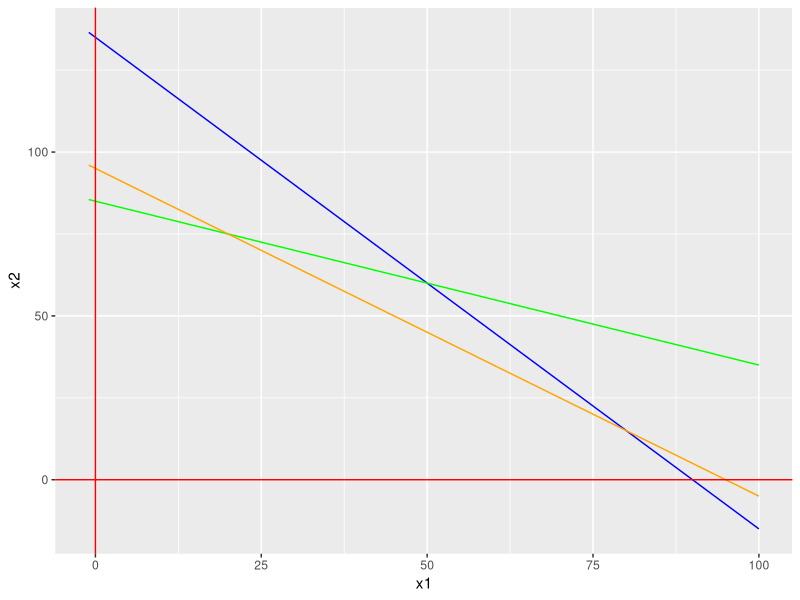
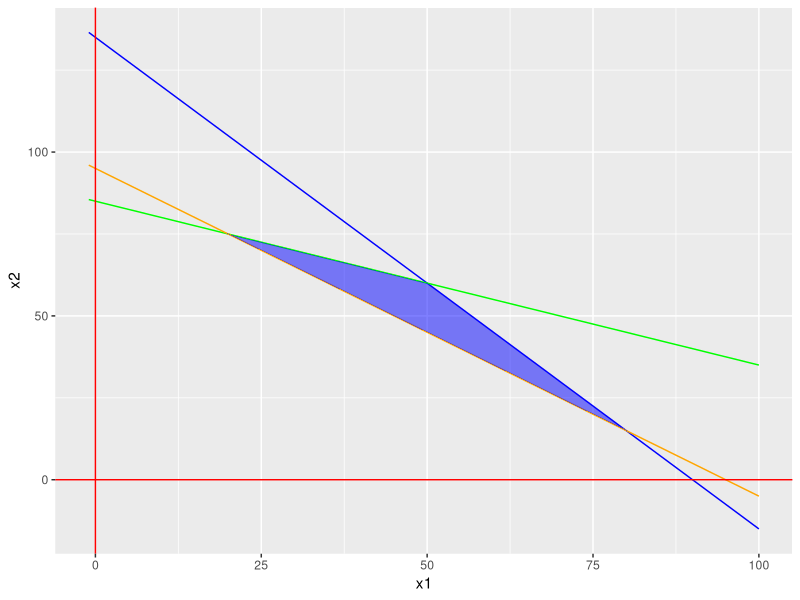
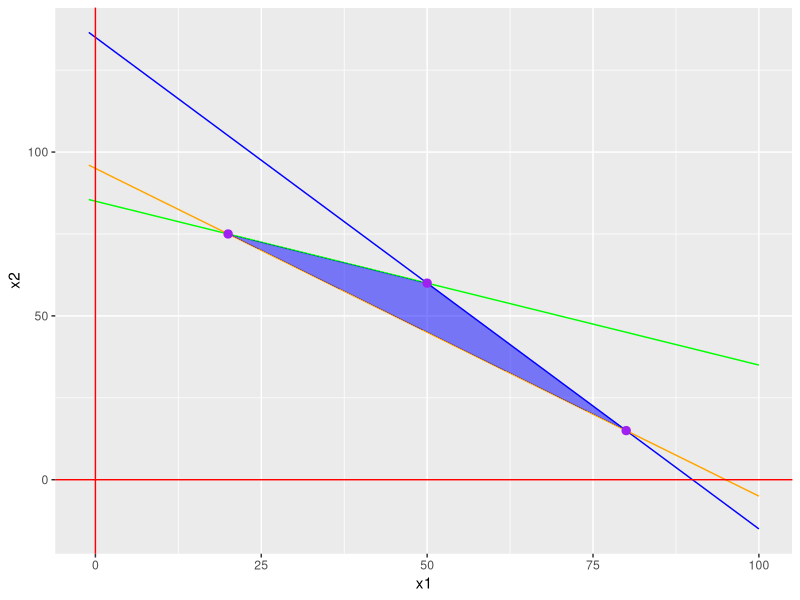
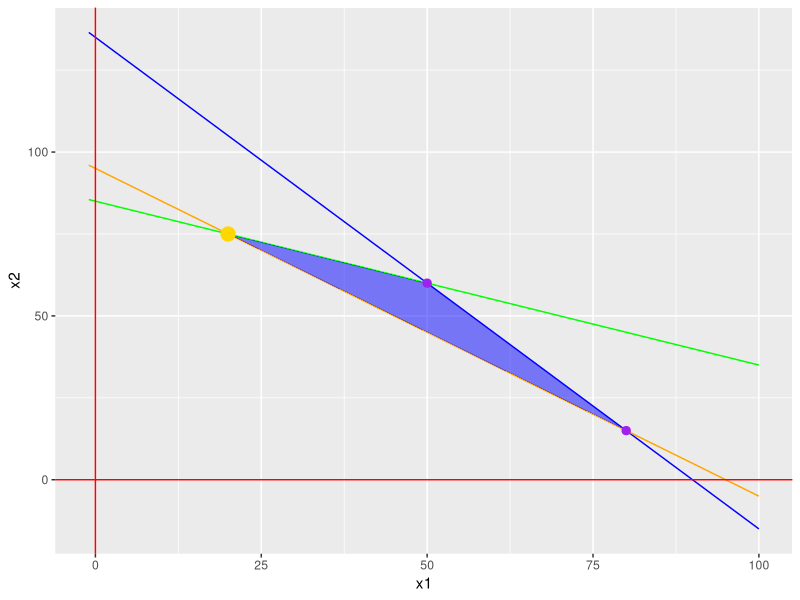

These figures' R source, in order:
## ---- chunk 1
knitr::opts_chunk$set(echo = TRUE)
## ---- chunk 2
# Restricciones
R1 = function(x1) 135-1.5*x1
R2 = function(x1) 85-0.5*x1
R3 = function(x1) 95-x1

x1 = seq(-1,100, length.out=100)
datos = data.frame(x1,
                   x2=R1(x1),
                   x2.2=R2(x1),
                   x2.3=R3(x1))
## ---- chunk 3

library(ggplot2)
p = ggplot(datos, aes(x=x1)) +
  geom_line(aes(y=x2), col="blue") +
  geom_line(aes(y=x2.2), col="green") +
  geom_line(aes(y=x2.3), col="orange") +
  geom_vline(xintercept = 0, col="red") +
  geom_hline(yintercept = 0, col="red")

p
## ---- chunk 4
datos = transform(datos,
                  z=pmax(x2.3,pmin(x2,x2.2)))

p = p + geom_ribbon(data=datos,
                    aes(ymin=x2.3,ymax=z),
                    fill="blue", alpha=0.5)
p
## ---- chunk 5
A = rbind(c(30,20),
          c(5,10),
          c(1,1))

b = c(2700,850,95)

pto.R1R2 = solve(A[1:2,], b[1:2])
pto.R1R3 = solve(A[c(1,3),], b[c(1,3)])
pto.R2R3 = solve(A[2:3,], b[2:3])

puntos = rbind(pto.R1R2, pto.R1R3, pto.R2R3)
puntos = as.data.frame(puntos)
puntos #podemos cambiar los nombres pero no es necesario
## ---- chunk 6
p = p + geom_point(data=puntos,
               aes(x=V1, y=V2),
               col="purple", size=2.5)
p
## ---- chunk 7
f.obj = function(x) 20*x[1] + 60*x[2]
aux = f.obj(puntos)
aux # arrastra el nombre de la variable de puntos
puntos[which.max(aux$V1),]

p + geom_point(data= puntos[which.max(aux$V1),],
               aes(x=V1, y=V2),
               col="gold", size=4.5)
## ---- chunk 8
library(lpSolve)
## ---- chunk 9
coef = c(1,9,3) # función objetivo

A = rbind(c(1,2,3),
          c(3,2,2)) # restricciones explícitas

dir = c(">=", "<=") # sentido de las restricciones

b = c(1,15) # vector del lado derecho

sol = lp("max",coef,A,dir,b) #guardamos la solución
sol
sol$status
sol$solution
sol$objval

?lp.object # más información en el menú de ayuda
# También podemos pulsar "view" en el panel "Data" de RStudio
